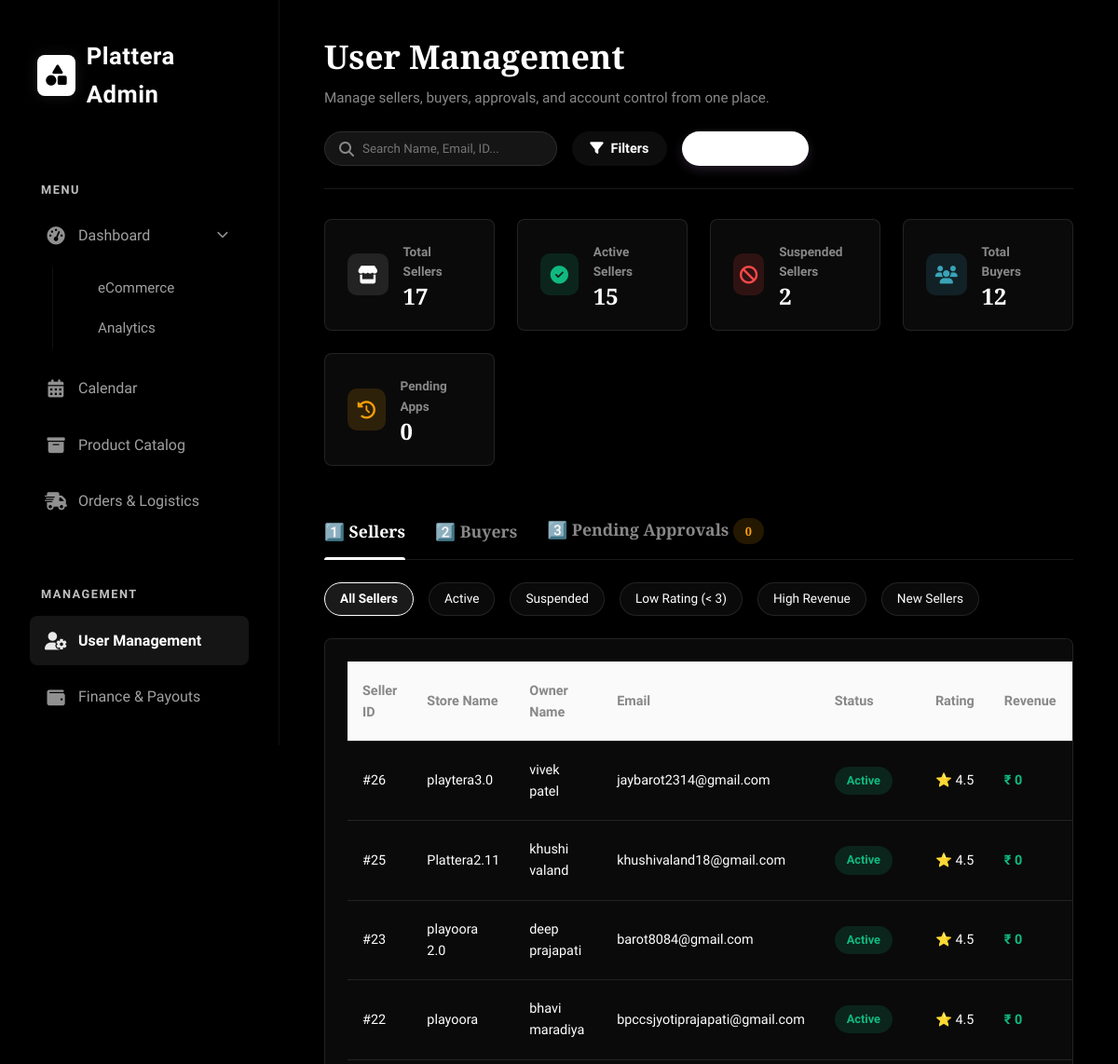
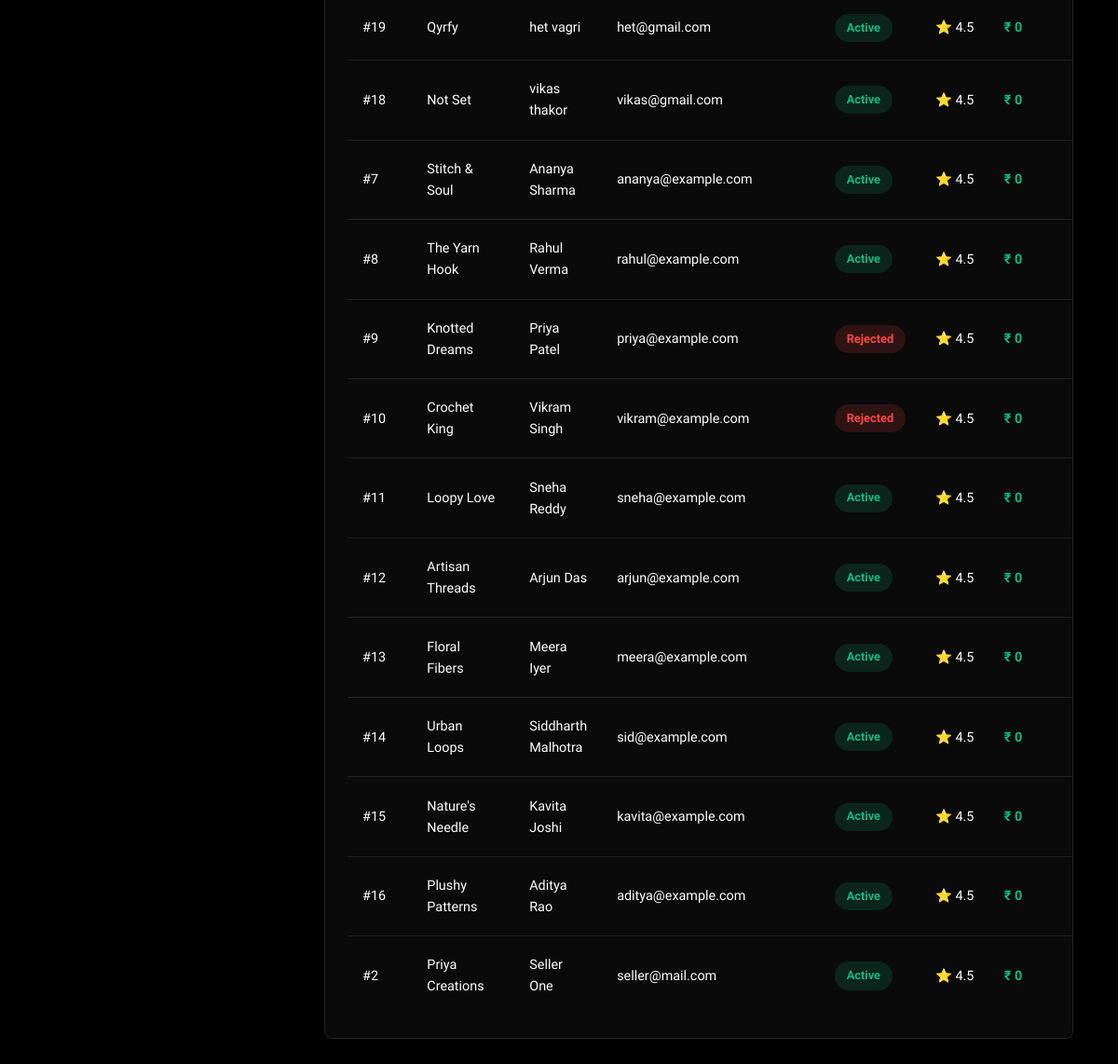
The page /admin/sellers (signed in) on the database its author committed (2 pictures, top to bottom).
### tables this page shows
CREATE TABLE seller_profiles (
        sp_id INTEGER PRIMARY KEY AUTOINCREMENT,
        u_id INTEGER,
        shop_name TEXT,
        shop_description TEXT, location TEXT, profile_image TEXT, created_at DATETIME, address TEXT,
        FOREIGN KEY (u_id) REFERENCES users(u_id) ON DELETE CASCADE
    );

CREATE TABLE users (
        u_id INTEGER PRIMARY KEY AUTOINCREMENT,
        u_name TEXT NOT NULL,
        u_email TEXT UNIQUE NOT NULL,
        u_password TEXT NOT NULL,
        u_role TEXT CHECK(u_role IN ('admin','seller','buyer')) NOT NULL,
        created_at TIMESTAMP DEFAULT CURRENT_TIMESTAMP
    , first_name TEXT, last_name TEXT, approval_status TEXT DEFAULT 'Approved', phone_number TEXT, reset_token TEXT, reset_expiry TIMESTAMP);

### blueprints/admin.py (the view)
@admin_bp.route('/admin/sellers')
def manage_sellers():
    if not session.get('admin_logged_in'):
        return redirect(url_for('admin.login'))
    sellers = query_db("""
        SELECT u.*, sp.shop_name
        FROM users u
        LEFT JOIN seller_profiles sp ON u.u_id = sp.u_id
        WHERE u.u_role = 'seller'
        ORDER BY u.created_at DESC
    """)
    buyers = query_db("SELECT * FROM users WHERE u_role = 'buyer' ORDER BY created_at DESC")
    pending = query_db("""
        SELECT u.*, sp.shop_name
        FROM users u
        LEFT JOIN seller_profiles sp ON u.u_id = sp.u_id
        WHERE u.approval_status = 'Pending'
        ORDER BY u.created_at DESC
    """)
    stats = {
        'total_sellers': len(sellers),
        'active_sellers': len([s for s in sellers if s['approval_status'] == 'Approved']),
        'suspended_sellers': len([s for s in sellers if s['approval_status'] == 'Rejected']),
        'total_buyers': len(buyers),
        'pending_apps': len(pending)
    }
    return render_template('admin/usermanage.html',
                           sellers=sellers,
                           buyers=buyers,
                           pending=pending,
                           stats=stats)

### db.py (called while the page is built)
def get_db():
    if 'db' not in g:
        g.db = sqlite3.connect(DATABASE)
        g.db.row_factory = sqlite3.Row
    return g.db

def query_db(query, args=(), one=False):
    cur = get_db().execute(query, args)
    rv = cur.fetchall()
    cur.close()
    return (rv[0] if rv else None) if one else rv

### models.py (called while the page is built)
    @staticmethod
    def get(user_id):
        row = query_db(
            'SELECT u_id, u_name, u_email, u_role, approval_status, phone_number, first_name, last_name, created_at FROM users WHERE u_id = ?',
            [user_id], one=True
        )
        if row is None:
            return None
        return User(
            u_id=row['u_id'],
            u_name=row['u_name'],
            u_email=row['u_email'],
            u_role=row['u_role'],
            approval_status=row['approval_status'],
            phone_number=row['phone_number'],
            first_name=row['first_name'],
            last_name=row['last_name'],
            created_at=row['created_at']
        )

### templates/admin/usermanage.html (shortened to what this page needs)
<!DOCTYPE html>
<html lang="en">
<head>
    <link rel="stylesheet" href="https://cdnjs.cloudflare.com/ajax/libs/font-awesome/6.4.0/css/all.min.css">
</head>
<body>
    {% include 'admin/sidebar.html' %}
    <main class="main-content">
        <header class="top-header">
            <div class="page-title">
                <h1>User Management</h1>
                <p>Manage sellers, buyers, approvals, and account control from one place.</p>
            </div>
            <div class="header-tools">
                <div class="search-box">
                    <i class="fa-solid fa-search"></i>
                    <input type="text" placeholder="Search Name, Email, ID...">
                </div>
                <button class="btn btn-outline"><i class="fa-solid fa-filter"></i> Filters</button>
                <button class="btn btn-primary"><i class="fa-solid fa-download"></i> Export Data</button>
            </div>
        </header>
        <div class="summary-grid">
            <div class="summary-card">
                <div class="sum-icon" style="background: var(--primary-light); color: var(--primary);"><i
                        class="fa-solid fa-store"></i></div>
                <div class="sum-info">
                    <h4>Total Sellers</h4>
                    <div class="value">{{ stats.total_sellers }}</div>
                </div>
            </div>
            <div class="summary-card">
                <div class="sum-icon" style="background: var(--success-light); color: var(--success);"><i
                        class="fa-solid fa-check-circle"></i></div>
                <div class="sum-info">
                    <h4>Active Sellers</h4>
                    <div class="value">{{ stats.active_sellers }}</div>
                </div>
            </div>
            <div class="summary-card">
                <div class="sum-icon" style="background: var(--danger-light); color: var(--danger);"><i
                        class="fa-solid fa-ban"></i></div>
                <div class="sum-info">
                    <h4>Suspended Sellers</h4>
                    <div class="value">{{ stats.suspended_sellers }}</div>
                </div>
            </div>
            <div class="summary-card">
                <div class="sum-icon" style="background: var(--info-light); color: var(--info);"><i
                        class="fa-solid fa-users"></i></div>
                <div class="sum-info">
                    <h4>Total Buyers</h4>
                    <div class="value">{{ stats.total_buyers }}</div>
                </div>
            </div>
            <div class="summary-card">
                <div class="sum-icon" style="background: var(--warning-light); color: var(--warning);"><i
                        class="fa-solid fa-clock-rotate-left"></i></div>
                <div class="sum-info">
                    <h4>Pending Apps</h4>
                    <div class="value">{{ stats.pending_apps }}</div>
                </div>
            </div>
        </div>
        <div class="tabs">
            <button class="tab-btn active" onclick="switchTab('sellers')">1️⃣ Sellers</button>
            <button class="tab-btn" onclick="switchTab('buyers')">2️⃣ Buyers</button>
            <button class="tab-btn" onclick="switchTab('pending')">3️⃣ Pending Approvals <span class="badge pending">{{
                    stats.pending_apps }}</span></button>
        </div>
        <div id="sellers" class="tab-content active">
            <div class="filter-bar">
                <div class="filter-chip active">All Sellers</div>
                <div class="filter-chip">Active</div>
                <div class="filter-chip">Suspended</div>
                <div class="filter-chip">Low Rating (< 3)</div>
                        <div class="filter-chip">High Revenue</div>
                        <div class="filter-chip">New Sellers</div>
                </div>
                <div class="card">
                    <table>
                        <thead>
                            <tr>
                                <th>Seller ID</th>
                                <th>Store Name</th>
                                <th>Owner Name</th>
                                <th>Email</th>
                                <th>Status</th>
                                <th>Rating</th>
                                <th>Revenue</th>
                                <th>Actions</th>
                            </tr>
                        </thead>
                        <tbody>
                            {% for seller in sellers %}
                            <tr>
                                <td>#{{ seller.u_id }}</td>
                                <td>{{ seller.shop_name or 'Not Set' }}</td>
                                <td>{{ seller.u_name }}</td>
                                <td>{{ seller.u_email }}</td>
                                <td>
                                    {% if seller.approval_status == 'Approved' %}
                                    <span class="badge active">Active</span>
                                    {% elif seller.approval_status == 'Rejected' %}
                                    <span class="badge suspended">Rejected</span>
                                    {% else %}
                                    <span class="badge pending">Pending</span>
                                    {% endif %}
                                </td>
                                <td>⭐ 4.5</td>
                                <td style="color:var(--success); font-weight:bold;">₹ 0</td>
                                <td>
                                </td>
                            </tr>
                            {% endfor %}
                        </tbody>
                    </table>
                </div>
            </div>
    </main>
</body>
</html>

### static/css/admin_sidebar.css (style rules this page uses)
:root { --sidebar-bg: #000000; --sidebar-border: #111111; --sidebar-text: #a0a0a0; --sidebar-text-active: #ffffff; --sidebar-bg-active: #151515; --sidebar-title: #f0f0f0; --sidebar-width: 300px; --radius-md: 8px; --transition: all 0.3s cubic-bezier(0.4, 0, 0.2, 1); --accent-color: #ffffff; }

### rows shown on the page
seller_profiles: u_id "26", shop_name "playtera3.0", u_name "vivek patel", u_email "jaybarot2314@gmail.com", shows "Active"
seller_profiles: u_id "25", shop_name "Plattera2.11", u_name "khushi valand", u_email "khushivaland18@gmail.com", shows "Active"
seller_profiles: u_id "23", shop_name "playoora 2.0", u_name "deep prajapati", u_email "barot8084@gmail.com", shows "Active"
seller_profiles: u_id "22", shop_name "playoora", u_name "bhavi maradiya", u_email "bpccsjyotiprajapati@gmail.com", shows "Active"
seller_profiles: u_id "19", shop_name "Qyrfy", u_name "het vagri", u_email "het@gmail.com", shows "Active"
users: u_id "18", shop_name "Not Set", u_name "vikas thakor", u_email "vikas@gmail.com", approval_status "Active"
seller_profiles: u_id "7", shop_name "Stitch & Soul", u_name "Ananya Sharma", u_email "ananya@example.com", shows "Active"
seller_profiles: u_id "8", shop_name "The Yarn Hook", u_name "Rahul Verma", u_email "rahul@example.com", shows "Active"
seller_profiles: u_id "9", shop_name "Knotted Dreams", u_name "Priya Patel", u_email "priya@example.com", shows "Rejected"
seller_profiles: u_id "10", shop_name "Crochet King", u_name "Vikram Singh", u_email "vikram@example.com", shows "Rejected"
seller_profiles: u_id "11", shop_name "Loopy Love", u_name "Sneha Reddy", u_email "sneha@example.com", shows "Active"
seller_profiles: u_id "12", shop_name "Artisan Threads", u_name "Arjun Das", u_email "arjun@example.com", shows "Active"
seller_profiles: u_id "13", shop_name "Floral Fibers", u_name "Meera Iyer", u_email "meera@example.com", shows "Active"
seller_profiles: u_id "14", shop_name "Urban Loops", u_name "Siddharth Malhotra", u_email "sid@example.com", shows "Active"
seller_profiles: u_id "15", shop_name "Nature's Needle", u_name "Kavita Joshi", u_email "kavita@example.com", shows "Active"
seller_profiles: u_id "16", shop_name "Plushy Patterns", u_name "Aditya Rao", u_email "aditya@example.com", shows "Active"
seller_profiles: u_id "2", shop_name "Priya Creations", u_name "Seller One", u_email "seller@mail.com", shows "Active"

### other values the page prints
{{ stats.total_sellers }} "17"
{{ stats.active_sellers }} "15"
{{ stats.suspended_sellers }} "2"
{{ stats.total_buyers }} "12"
{{ stats.pending_apps }} "0"
